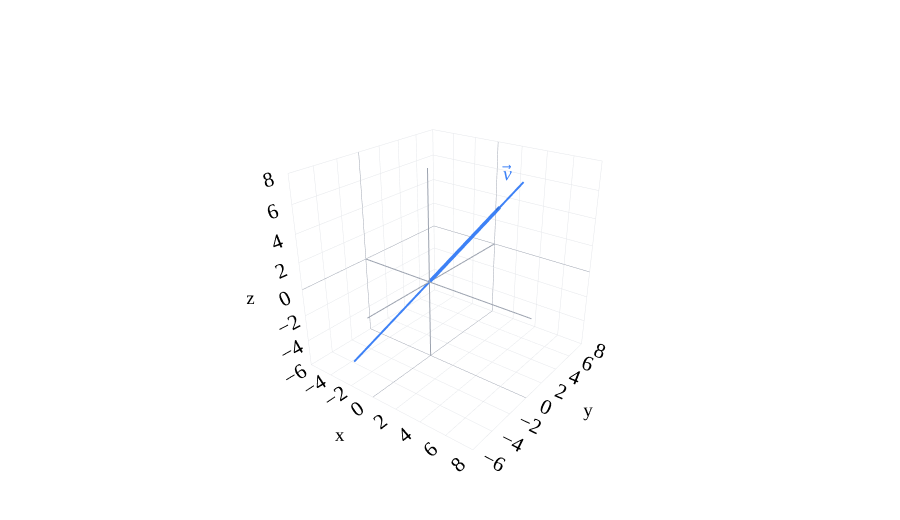

Notebook source saved alongside this figure:
### Markdown cell above
---

## Lines through the origin

Remember that the span of one vector is the set of all its scalar multiples. Let's start with

$$\vec v=\begin{bmatrix}3\\4\\5\end{bmatrix}.$$

Multiplying $\vec v$ by a scalar changes its length and possibly reverses its direction. If we draw all of these multiples from the origin, their tips trace out a line! As before, we can write this line as

$$\ell=\operatorname{span}(\vec v)
=\left\{t\begin{bmatrix}3\\4\\5\end{bmatrix}:t\in\mathbb R\right\}.$$

We can also write this in **parametric form**:

$$\begin{bmatrix}x\\y\\z\end{bmatrix}
=t\begin{bmatrix}3\\4\\5\end{bmatrix},\qquad t\in\mathbb R.$$

For instance, $t=1$ gives $(3,4,5)$, $t=-1$ gives $(-3,-4,-5)$, and $t=0$ gives the origin. The parameter $t$ can be any real number; the figure only shows part of the line.

### Code cell
fig=base3()
v=np.array([3,4,5])
line3(fig,-1.1*v,1.3*v,BLUE,width=4)
vec3(fig,v,'<i>v</i>⃗',BLUE)
fig.show()

### Figure 1 — Plotly figure (JSON) as saved in the notebook; plotly's stock layout.template omitted (floating-point values rounded to 4 significant figures)
{"data": [{"hoverinfo": "skip", "line": {"color": "#9ca3af", "dash": "solid", "width": 2}, "mode": "lines", "showlegend": false, "type": "scatter3d", "x": [-6.0, 8.0], "y": [-0.0, 0.0], "z": [-0.0, 0.0]}, {"hoverinfo": "skip", "line": {"color": "#9ca3af", "dash": "solid", "width": 2}, "mode": "lines", "showlegend": false, "type": "scatter3d", "x": [-0.0, 0.0], "y": [-6.0, 8.0], "z": [-0.0, 0.0]}, {"hoverinfo": "skip", "line": {"color": "#9ca3af", "dash": "solid", "width": 2}, "mode": "lines", "showlegend": false, "type": "scatter3d", "x": [-0.0, 0.0], "y": [-0.0, 0.0], "z": [-6.0, 8.0]}, {"hoverinfo": "skip", "line": {"color": "#3d81f6", "dash": "solid", "width": 4}, "mode": "lines", "showlegend": false, "type": "scatter3d", "x": [-3.3, 3.9], "y": [-4.4, 5.2], "z": [-5.5, 6.5]}, {"hoverinfo": "skip", "line": {"color": "#3d81f6", "dash": "solid", "width": 7}, "mode": "lines", "showlegend": false, "type": "scatter3d", "x": [0.0, 2.936], "y": [0.0, 3.915], "z": [0.0, 4.894]}, {"anchor": "tip", "colorscale": [[0, "#3d81f6"], [1, "#3d81f6"]], "hoverinfo": "skip", "showscale": false, "sizemode": "absolute", "sizeref": 0.45, "type": "cone", "u": [0.4243], "v": [0.5657], "w": [0.7071], "x": [3.0], "y": [4.0], "z": [5.0]}, {"hoverinfo": "skip", "mode": "text", "text": ["<i>v</i>⃗"], "textfont": {"color": "#3d81f6", "family": "Palatino", "size": 20}, "type": "scatter3d", "x": [3.25], "y": [4.25], "z": [5.35]}], "layout": {"autosize": true, "colorway": ["#3d81f6", "orange", "#d81a60"], "font": {"color": "black", "family": "Palatino", "size": 16}, "height": 520, "margin": {"b": 0, "l": 0, "r": 0, "t": 15}, "paper_bgcolor": "white", "plot_bgcolor": "white", "scene": {"aspectmode": "cube", "bgcolor": "white", "camera": {"eye": {"x": 1.6, "y": -2.1, "z": 1.3}}, "xaxis": {"backgroundcolor": "white", "dtick": 2, "gridcolor": "#e5e7eb", "range": [-6, 8], "showbackground": true, "showspikes": false, "title": {"text": "x"}, "zerolinecolor": "#9ca3af"}, "yaxis": {"backgroundcolor": "white", "dtick": 2, "gridcolor": "#e5e7eb", "range": [-6, 8], "showbackground": true, "showspikes": false, "title": {"text": "y"}, "zerolinecolor": "#9ca3af"}, "zaxis": {"backgroundcolor": "white", "dtick": 2, "gridcolor": "#e5e7eb", "range": [-6, 8], "showbackground": true, "showspikes": false, "title": {"text": "z"}, "zerolinecolor": "#9ca3af"}}, "showlegend": false, "xaxis": {"gridcolor": "#e5e7eb", "zerolinecolor": "#9ca3af"}, "yaxis": {"gridcolor": "#e5e7eb", "zerolinecolor": "#9ca3af"}}}
